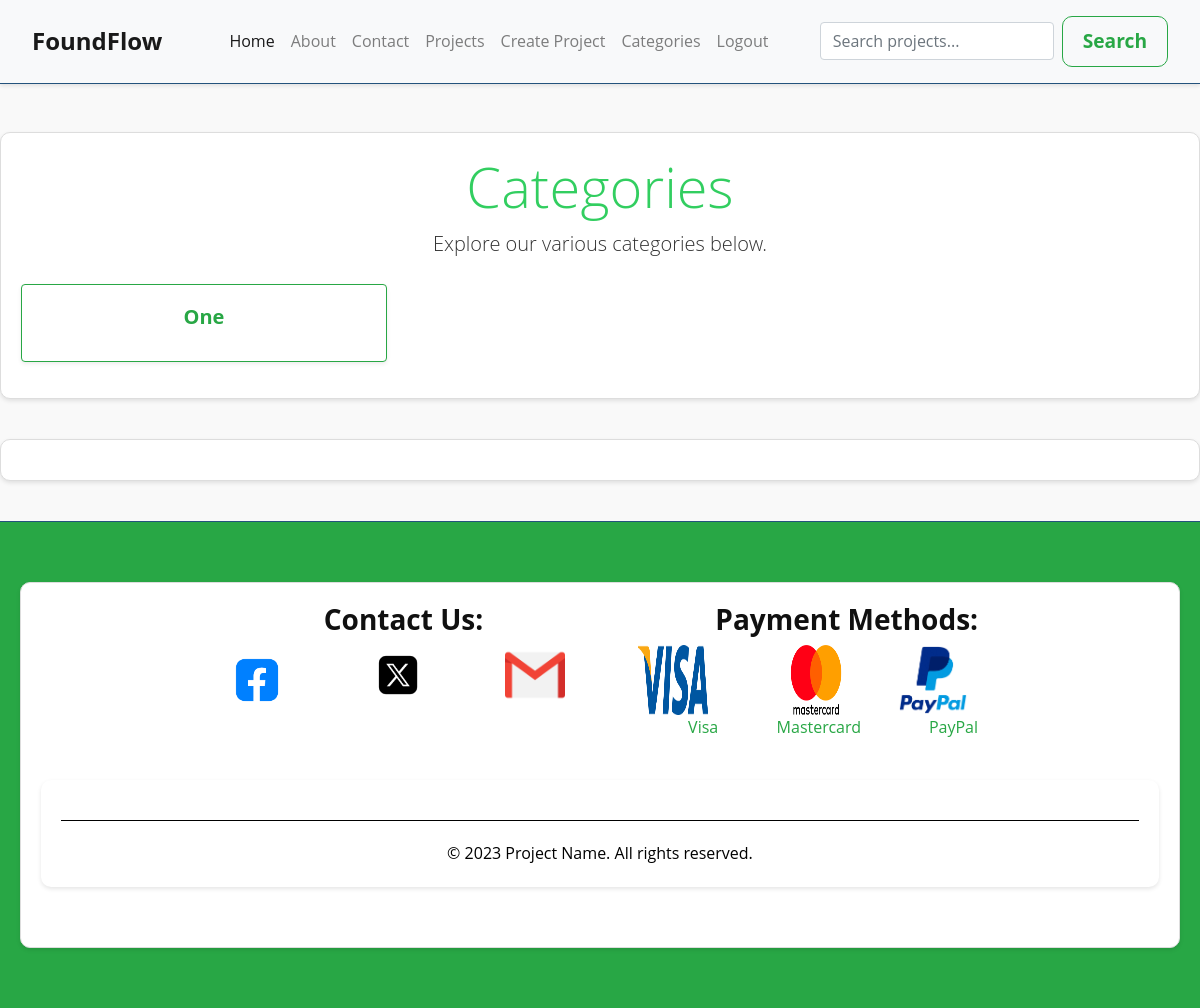
Before: /founding/categories/ (signed in) with the older database file.
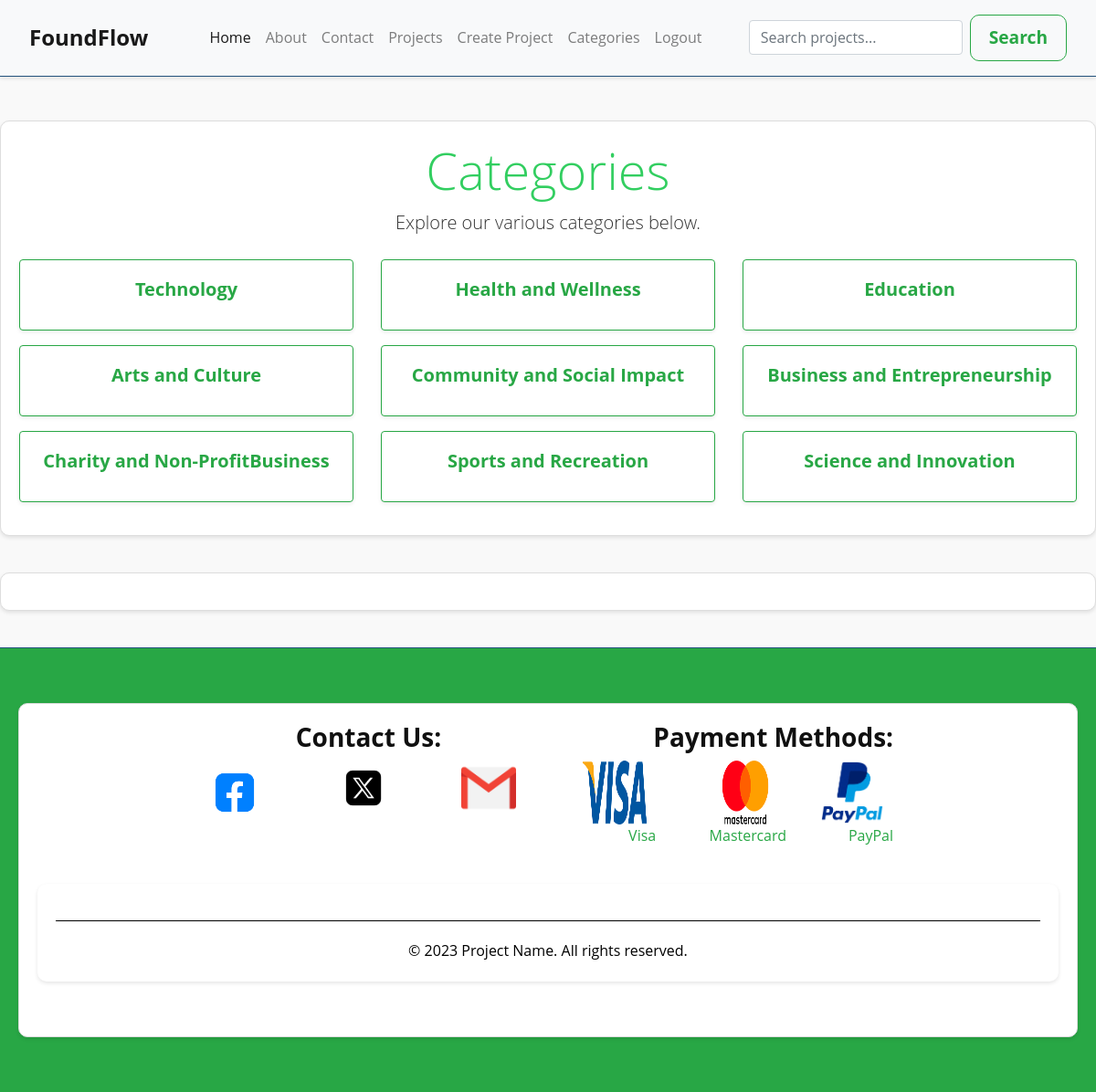
After: the same page with the newer database file.
### founding/models.py (models this page shows, shortened)
class Category(models.Model):
    name = models.CharField(max_length=100)

### founding/views.py (the view)
# urls.py: path('categories/', views.category_list, name='category_list'),
@login_required
def category_list(request):
    categories = Category.objects.all()
    return render(request, 'founding/category_list.html', {'categories': categories})

### founding/templates/founding/category_list.html (shortened to what this page needs)
{% extends 'base.html' %}
{% block content %}
<div class="container mt-5">
    <div class="text-center mb-4">
        <h2 class="display-4">Categories</h2>
        <p class="lead">Explore our various categories below.</p>
    </div>
    <div class="row">
        {% if categories %}
            {% for category in categories %}
                <div class="col-md-4 mb-3">
                    <div class="card border-success shadow-sm">
                        <div class="card-body text-center">
                            <h5 class="card-title text-success">{{ category.name }}</h5>
                        </div>
                    </div>
                </div>
            {% endfor %}
        {% else %}
            <div class="col-12">
                <div class="alert alert-info text-center" role="alert">
                    No categories found.
                </div>
            </div>
        {% endif %}
    </div>
</div>
{% endblock %}

### templates/base.html (shortened to what this page needs)
{% load static %}
<!DOCTYPE html>
<html lang="en">
<head>
  <link rel="stylesheet" href="https://maxcdn.bootstrapcdn.com/bootstrap/4.5.2/css/bootstrap.min.css">
  <link rel="stylesheet" href="{% static 'css/style.css' %}">
</head>
<body>
 <nav class="navbar navbar-expand-lg navbar-light bg-light">
    <a class="navbar-brand" href="{% url 'home' %}">FoundFlow</a>
    <div class="collapse navbar-collapse" id="navbarSupportedContent">
      <ul class="navbar-nav mr-auto">
        <li class="nav-item active">
          <a class="nav-link" href="{% url 'home' %}">Home <span class="sr-only">(current)</span></a>
        </li>
        <li class="nav-item">
          <a class="nav-link" href="#">About</a>
        </li>
        <li class="nav-item">
          <a class="nav-link" href="#">Contact</a>
        </li>
        <li class="nav-item">
          <a class="nav-link" href="{% url 'project_list' %}">Projects</a>
        </li>
        {% if user.is_authenticated %}
        <li class="nav-item">
          <a class="nav-link" href="{% url 'create_project' %}">Create Project</a>
        </li>
        <li class="nav-item">
          <a class="nav-link" href="{% url 'category_list' %}">Categories</a>
        </li>
        <li class="nav-item">
          <a class="nav-link" href="{% url 'logout' %}">Logout</a>
        </li>
        {% endif %}
      </ul>
      <form class="form-inline my-2 my-lg-0" action="{% url 'search_projects' %}" method="get">
        <input class="form-control mr-sm-2" type="search" name="q" placeholder="Search projects..." aria-label="Search">
        <button class="btn btn-outline-success-custom my-2 my-sm-0" type="submit">Search</button>
      </form>
    </div>
  </nav>
    {% block content %}
    {% endblock %}
  <div class="container">
  </div>
<footer class="footer">
  <div class="container">
    <div class="row">
      <div class="col-md-6">
         <h3>Contact Us:</h3>
        <ul class="social-media">
          <li><a href="#" target="_blank"><img src="{% static 'img/facebook.webp' %}" alt="Facebook" width="70px" height="70px" ></a></li>
          <li><a href="#" target="_blank"><img src="{% static 'img/twitter.webp' %}" alt="Twitter" width="60px" height="60px"></a></li>
          <li><a href="#" target="_blank"><img src="{% static 'img/gmail.png' %}" alt="Instagram" width="60px" height="60px"></a></li>
        </ul>
      </div>
      <div class="col-md-6 text-right">
        <h3 >Payment Methods:</h3>
        <ul class="payment-methods">
          <li><img src="{% static 'img/visa.png' %}" alt="Visa" width="70px" height="70px"> Visa</li>
          <li><img src="{% static 'img/master.png' %}" alt="Mastercard" width="70px" height="70px"> Mastercard</li>
          <li><img src="{% static 'img/Paypal.png' %}" alt="PayPal" width="70px" height="70px"> PayPal</li>
        </ul>
      </div>
    </div>
    <div class="container text-center">
      <hr/>
      <p>&copy; 2023 Project Name. All rights reserved.</p>
    </div>
  </div>
</footer>
</body>
</html>

### static/css/style.css (style rules this page uses)
* { box-sizing: border-box; margin: 0; padding: 0; }
body { font-family: 'Open Sans', sans-serif; line-height: 1.6; color: #333; background-color: #f9f9f9; }
h1, h2, h3, h4, h5, h6 { font-weight: bold; color: #32ce60; }
a { text-decoration: none; color: #337ab7; }
.navbar { padding: 1rem 2rem; background-color: #9ab733; border-bottom: 1px solid #23527c; box-shadow: 0 2px 4px rgba(0, 0, 0, 0.1); }
.navbar-brand { font-size: 1.5rem; font-weight: bold; color: #fff; transition: color 0.2s ease; }
.navbar-nav { margin-left: auto; }
.nav-link { color: #fff; transition: color 0.2s ease; }
.container { max-width: 1200px; margin: 40px auto; padding: 20px; background-color: #fff; border: 1px solid #ddd; box-shadow: 0 2px 4px rgba(0, 0, 0, 0.1); border-radius: 10px; }
.footer { background-color: #28a745; color: #28a745; padding: 20px; text-align: center; clear: both; border-top: 1px solid #23527c; }
.footer .container { display: flex; flex-wrap: wrap; justify-content: center; align-items: center; }
.footer h3 { margin-top: 0; color: #101010; }
.footer .social-media { list-style: none; margin: 0; padding: 0; display: flex; justify-content: space-between; }
.footer .social-media li { margin-right: 20px; }
.footer .social-media a { color: #fff; text-decoration: none; }
.footer .payment-methods { list-style: none; margin: 0; padding: 0; display: flex; justify-content: space-between; }
.footer .payment-methods li { margin-left: 20px; }
.footer .payment-methods img { width: 70px; height: 70px; margin-right: 10px; }
.footer hr { border: none; border-top: 1px solid #000; margin: 20px 0; }
.footer .container .text-center { display: block; border: none; text-align: center; }
.footer p { margin-bottom: 0; text-align: center; color: #000; }
.btn { border-radius: 10px; padding: 10px 20px; font-size: 1.2rem; font-weight: bold; transition: background-color 0.2s ease; }
.btn-outline-success-custom { border-color: #28a745; color: #28a745; transition: background-color 0.3s, color 0.3s; }

Changed rows visible on the page:
removed Category: name "One"
added Category: name "Technology"
added Category: name "Health and Wellness"
added Category: name "Education"
added Category: name "Arts and Culture"
added Category: name "Community and Social Impact"
added Category: name "Business and Entrepreneurship"
added Category: name "Charity and Non-ProfitBusiness"
added Category: name "Sports and Recreation"
added Category: name "Science and Innovation"
